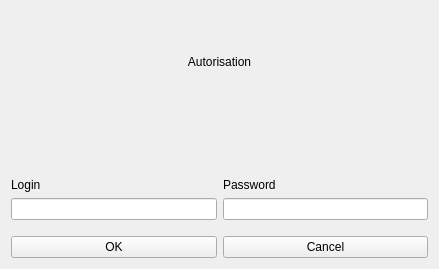
<?xml version="1.0" encoding="UTF-8"?>
<ui version="4.0">
 <class>Autorisation</class>
 <widget class="QWidget" name="Autorisation">
  <property name="geometry">
   <rect>
    <x>0</x>
    <y>0</y>
    <width>439</width>
    <height>269</height>
   </rect>
  </property>
  <property name="sizePolicy">
   <sizepolicy hsizetype="Fixed" vsizetype="Fixed">
    <horstretch>0</horstretch>
    <verstretch>0</verstretch>
   </sizepolicy>
  </property>
  <property name="windowTitle">
   <string>Form</string>
  </property>
  <layout class="QVBoxLayout" name="verticalLayout" stretch="1,1,0,1">
   <item>
    <widget class="QLabel" name="label_autorisation">
     <property name="text">
      <string>Autorisation</string>
     </property>
     <property name="alignment">
      <set>Qt::AlignCenter</set>
     </property>
    </widget>
   </item>
   <item>
    <layout class="QGridLayout" name="gridLayout">
     <item row="1" column="1">
      <widget class="QLineEdit" name="lineEdit_password">
       <property name="sizePolicy">
        <sizepolicy hsizetype="Expanding" vsizetype="Fixed">
         <horstretch>0</horstretch>
         <verstretch>0</verstretch>
        </sizepolicy>
       </property>
      </widget>
     </item>
     <item row="1" column="0">
      <widget class="QLineEdit" name="lineEdit_login">
       <property name="sizePolicy">
        <sizepolicy hsizetype="Expanding" vsizetype="Fixed">
         <horstretch>0</horstretch>
         <verstretch>0</verstretch>
        </sizepolicy>
       </property>
      </widget>
     </item>
     <item row="0" column="0">
      <widget class="QLabel" name="label_login">
       <property name="text">
        <string>Login</string>
       </property>
       <property name="alignment">
        <set>Qt::AlignBottom|Qt::AlignLeading|Qt::AlignLeft</set>
       </property>
      </widget>
     </item>
     <item row="0" column="1">
      <widget class="QLabel" name="label_password">
       <property name="text">
        <string>Password</string>
       </property>
       <property name="alignment">
        <set>Qt::AlignBottom|Qt::AlignLeading|Qt::AlignLeft</set>
       </property>
      </widget>
     </item>
    </layout>
   </item>
   <item>
    <spacer name="verticalSpacer">
     <property name="orientation">
      <enum>Qt::Vertical</enum>
     </property>
     <property name="sizeHint" stdset="0">
      <size>
       <width>20</width>
       <height>10</height>
      </size>
     </property>
    </spacer>
   </item>
   <item>
    <layout class="QHBoxLayout" name="horizontalLayout_2">
     <item>
      <widget class="QPushButton" name="pushButton_ok">
       <property name="text">
        <string>OK</string>
       </property>
      </widget>
     </item>
     <item>
      <widget class="QPushButton" name="pushButton_cancel">
       <property name="text">
        <string>Cancel</string>
       </property>
      </widget>
     </item>
    </layout>
   </item>
  </layout>
 </widget>
 <resources/>
 <connections/>
</ui>
